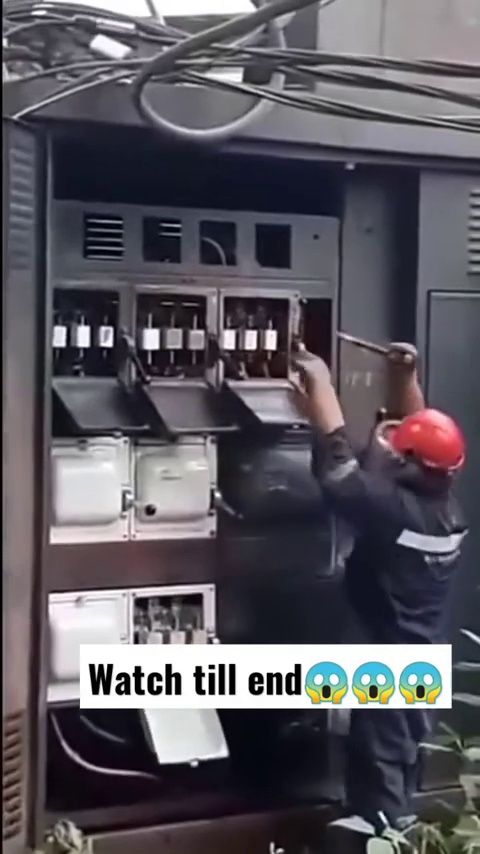
#> input picture shortcircuit-frames/frame0-00-00.41.jpg, 480 x 854 px, found by its file name; its folder holds only this picture in this run
$ python flc2.py
#> lines starting #> are read from the running program, lines starting #| are printed output that depends on the picture; after the words box and inside, x2 and y2 are one past the last pixel; in counts of white or black regions, pixels touching at a corner belong together; long printed decimals are rounded
### color_detection.py
import cv2
import numpy as np
from skimage import io
from skimage.color import rgb2lab, rgb2ycbcr

def get_img(img_path):
    rgb = io.imread(img_path)
    lab = rgb2lab(rgb)
    ycbcr = rgb2ycbcr(rgb)
    l, a, b = cv2.split(lab)
    r, g, b = cv2.split(rgb)
    y, cb, cr = cv2.split(ycbcr)

    l_mean, a_mean, b_mean = cv2.mean(lab)[:-1]


    lab_rule_1 = l >= l_mean
    lab_rule_2 = a >= a_mean
    lab_rule_3 = b >= b_mean
    lab_rule_4 = b >= a_mean
    lab_satisfied = lab_rule_1 & lab_rule_2 & lab_rule_3 & lab_rule_4

    ycbcr_rule_1 = (r >= g) & (g > b)
    ycbcr_rule_2 = (r > 190) & (g > 100) & (b < 140)
    ycbcr_rule_3 = y >= cb
    ycbcr_rule_4 = cr >= cb
    ycbcr_satisfied = (ycbcr_rule_1 & ycbcr_rule_2) | (ycbcr_rule_3 & ycbcr_rule_4)


    lab_convert = np.uint8(lab_satisfied) * 255
    ycbcr_convert = np.uint8(ycbcr_satisfied) * 255

    converted = lab_convert & ycbcr_convert
    satisfied = lab_satisfied & ycbcr_satisfied

    return converted, satisfied, r

    # pixel_count = (lab_satisfied & ycbcr_satisfied).sum()
    # color = ((lab_satisfied & ycbcr_satisfied)*r).sum()/pixel_count
    # frame_copy = np.repeat(converted[:, :, np.newaxis], 3, axis=2)


def get_area(img_path):
    _, satisfied, _ = get_img(img_path)
    total_area = satisfied.shape[0]*satisfied.shape[1]
    return 600*satisfied.sum()/total_area

def get_color(img_path):
    _, satisfied, r = get_img(img_path)
#> in get_img, rgb is the input picture: shape (854, 480, 3); mean R, G, B 90.2, 86.8, 94.3
#> in get_img, `l, a, b = cv2.split(lab)`:
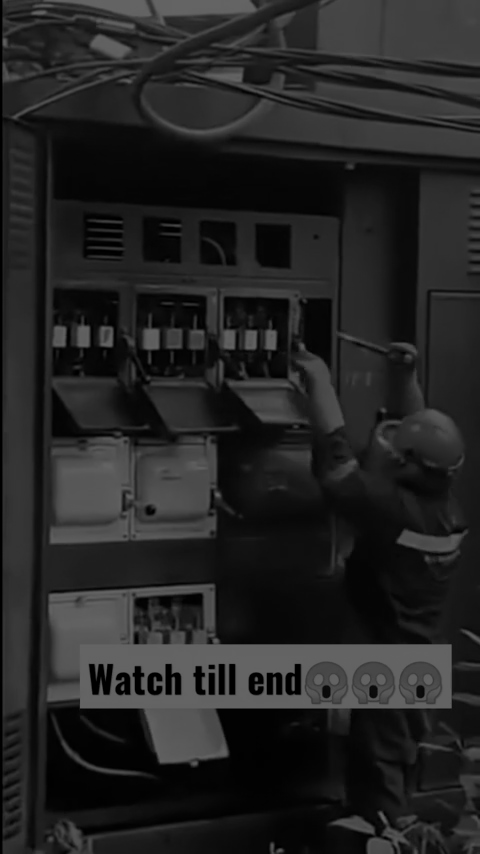
#> l: shape (854, 480) float64; min 0, max 100, mean 36
#> in get_img, `l, a, b = cv2.split(lab)`:
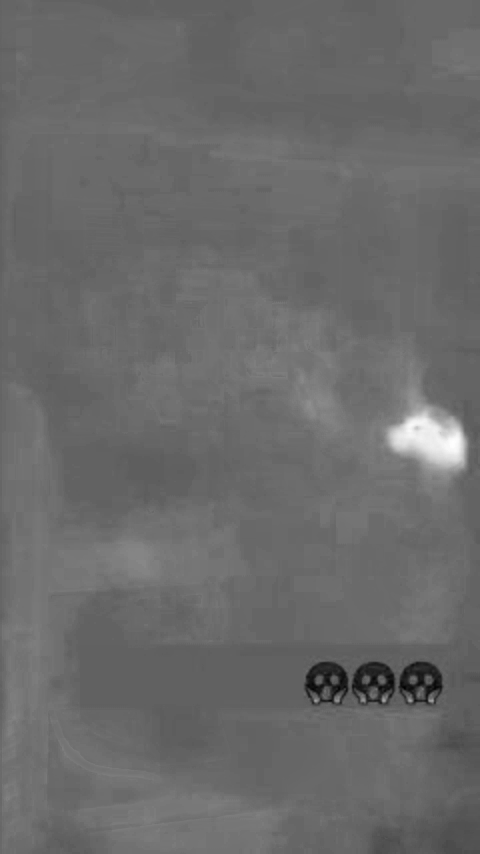
#> a: shape (854, 480) float64; min -37.49, max 60.16, mean 3.3; drawn with min black and max white
#> in get_img, `l, a, b = cv2.split(lab)`:
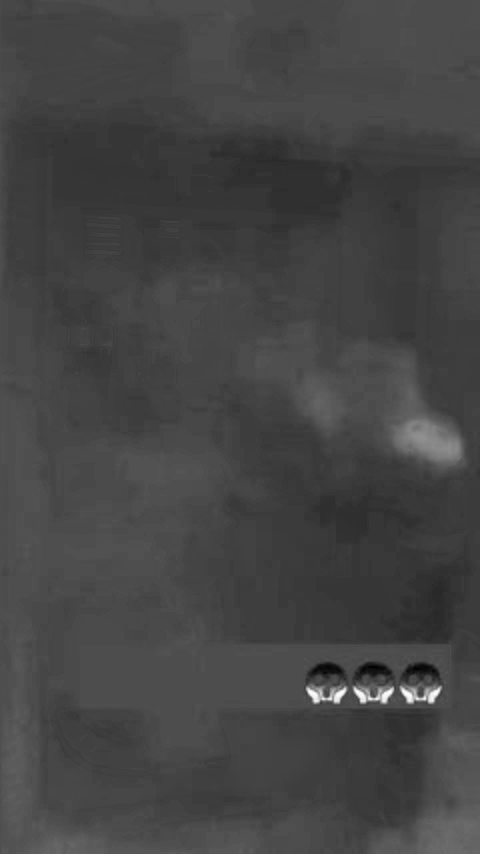
#> b: shape (854, 480) float64; min -35.8, max 82.39, mean -3.9; drawn with min black and max white
#> in get_img, `y, cb, cr = cv2.split(ycbcr)`:
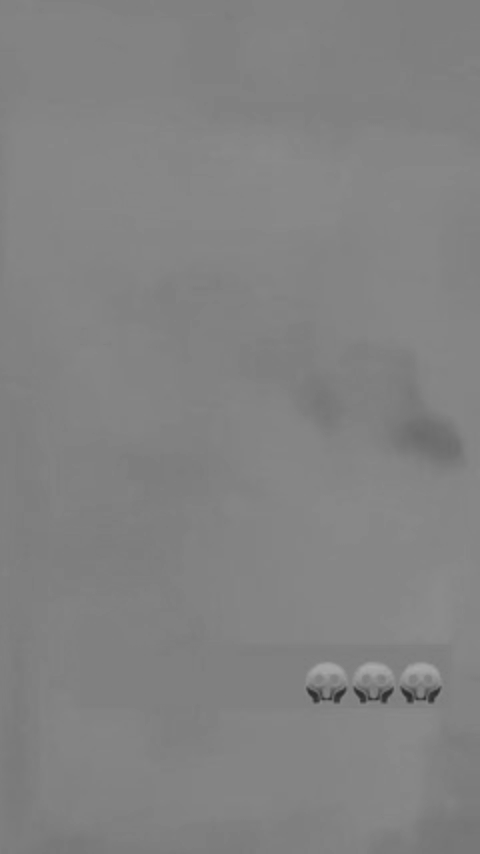
#> cb: shape (854, 480) float64; min 43.59, max 170.3, mean 130.8
#> in get_img, `l_mean, a_mean, b_mean = cv2.mean(lab)[:-1]`: l_mean = 36.02; a_mean = 3.32; b_mean = -3.94
#> in get_img, `lab_rule_1 = l >= l_mean`:
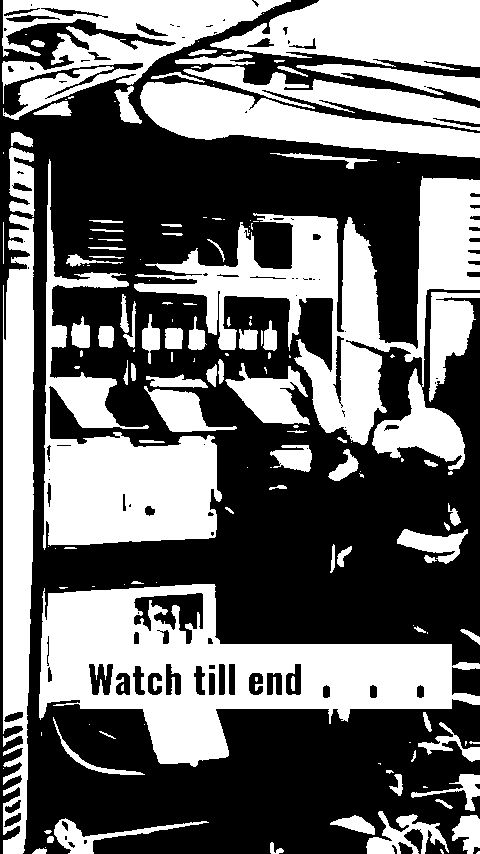
#> lab_rule_1: shape (854, 480) bool; 43.1% white; 155 white regions (66 under 20 px), largest, box (x1, y1, x2, y2) and area: (39, 584, 480, 767) 35382, (134, 176, 480, 470) 30480, (43, 159, 222, 550) 22253
#> in get_img, `lab_rule_4 = b >= a_mean`:
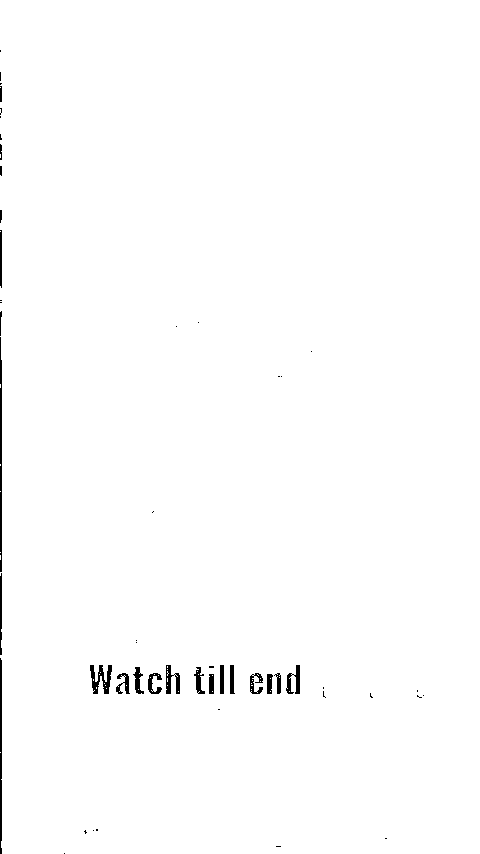
#> lab_rule_4: shape (854, 480) bool; 99.2% white; 52 black regions (31 under 20 px), largest, box (x1, y1, x2, y2) and area: (0, 337, 2, 572) 434, (0, 658, 2, 854) 381, (90, 665, 112, 694) 336
#> in get_img, `converted = lab_convert & ycbcr_convert`:
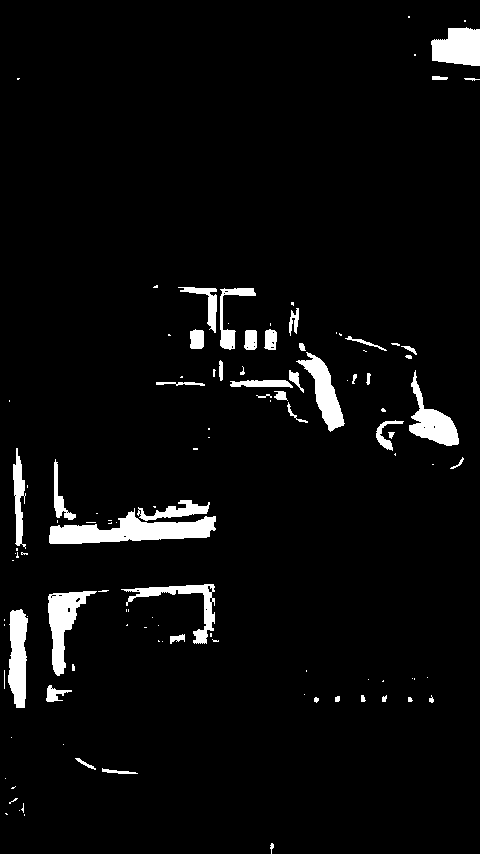
#> converted: shape (854, 480); 4.4% white; 115 white regions (69 under 20 px), largest, box (x1, y1, x2, y2) and area: (49, 508, 216, 544) 2968, (48, 591, 97, 676) 1653, (431, 27, 480, 66) 1521
    if satisfied.sum() == 0:
        return 0
    return 300*(satisfied*r).sum()/(256*satisfied.sum())

### flc2.py
"""
FLC: Predicting the Cause of Fire
Let 3 fuzzy inputs (max color slope(C), max area slope(A)) and one fuzzy
output cause of fire(CF) 0-explosion 300-shortcircuit be there.

X: Universe of discourse [0,300]
Partitions:
    NL: Open left MF (a = 30, b = 90)
    NS: Traingular(a = 30, b = 90, c = 150)
    ZE: Traingular(a = 90, b = 150, c = 210)
    PS: Traingular(a = 150, b = 210, c = 270)
    PL: Open right (a = 210, b = 270)

Rules(to be fine tuned)
R1: A is NL and C is NL then CF is NL
R2: A is NL and C is NS then CF is NL
R3: A is NL and C is ZE then CF is NS
R4: A is NL and C is PS then CF is NS
R5: A is NL and C is PL then CF is NS

R6: A is NS and C is NL then CF is NL
R7: A is NS and C is NS then CF is NL
R8: A is NS and C is ZE then CF is NS
R9: A is NS and C is PS then CF is NS
R10: A is NS and C is PL then CF is NS

R11: A is ZE and C is NL then CF is NL
R12: A is ZE and C is NS then CF is NS
R13: A is ZE and C is ZE then CF is NS
R14: A is ZE and C is PS then CF is ZE
R15: A is ZE and C is PL then CF is ZE

R16: A is PS and C is NL then CF is NS
R17: A is PS and C is NS then CF is ZE
R18: A is PS and C is ZE then CF is PS
R19: A is PS and C is PS then CF is PS
R20: A is PS and C is PL then CF is PL

R21: A is PL and C is NL then CF is PS
R22: A is PL and C is NS then CF is PL
R23: A is PL and C is ZE then CF is PL
R24: A is PL and C is PS then CF is PL
R25: A is PL and C is PL then CF is PL

"""
import matplotlib.pyplot as plt
import os
import color_detection as cd

#Functions for open left-Right fuzzyfication
def openLeft(x,alpha, beta):
    if x<alpha:
        return 1
    if alpha<x and x<=beta:
        return (beta - x)/(beta - alpha)
    else:
        return 0

def openRight(x,alpha, beta):
    if x<alpha:
        return 0
    if alpha<x and x<=beta:
        return (x-alpha)/(beta - alpha)
    else:
        return 1

# Function for traingular fuzzyfication
def triangular(x,a,b,c):
    return max(min((x-a)/(b-a), (c-x)/(c-b)),0)

# Rules implementation
def compare(CF1, CF2):
    CF = 0
    if CF1>CF2 and CF1 !=0 and CF2 !=0:
        CF = CF2
    else:
        CF = CF1

    if CF1 == 0 and CF2 !=0:
        CF = CF2

    if CF2 == 0 and CF1 !=0:
        CF = CF1

    return CF


#Fuzzy Partition
def partition(x):
    NL = 0; NS = 0; ZE = 0; PS = 0; PL = 0

    if x>=0 and x<90:
        NL = openLeft(x,30,90)
    if x>30 and x<150:
        NS = triangular(x,30,90,150)
    if x>90 and x<210:
        ZE = triangular(x,90,150,210)
    if x>150 and x<270:
        PS = triangular(x,150,210,270)
    if x>210 and x<=300:
        PL = openRight(x,210,270)

    return NL,NS,ZE,PS,PL

def rule(NLCL,NSCL,ZECL,PSCL,PLCL,NLAR,NSAR,ZEAR,PSAR,PLAR):
    PLCF1 = min(PLAR,PLCL)
    PLCF2 = min(PLAR,PSCL)
    PLCF3 = min(PLAR,ZECL)
    PLCF4 = min(PLAR,NSCL)
    PLCF5 = min(PSAR,PLCL)
    PLCF = compare(PLCF1, compare(PLCF2, compare(PLCF3, compare(PLCF4, PLCF5))))

    PSCF1 = min(PLAR,NLCL)
    PSCF2 = min(PSAR,PSCL)
    PSCF3 = min(PSAR,ZECL)
    PSCF = compare(PSCF1,compare(PSCF2, PSCF3))

    ZECF1 = min(PSAR,NSCL)
    ZECF2 = min(ZEAR,PLCL)
    ZECF3 = min(ZEAR,PSCL)
    ZECF = compare(ZECF1,compare(ZECF2,ZECF3))

    NSCF1 = min(PSAR,NLCL)
    NSCF2 = min(ZEAR,ZECL)
    NSCF3 = min(ZEAR,NSCL)
    NSCF4 = min(NSAR,PLCL)
    NSCF5 = min(NSAR,PSCL)
    NSCF6 = min(NSAR,ZECL)
    NSCF7 = min(NLAR,PLCL)
    NSCF8 = min(NLAR,PSCL)
    NSCF9 = min(NLAR,ZECL)
    NSCF = compare(NSCF1,compare(NSCF2, compare(NSCF3, compare(NSCF4, compare(NSCF5, compare(NSCF6, compare(NSCF7, compare(NSCF8, NSCF9))))))))

    NLCF1 = min(NLAR, NLCL)
    NLCF2 = min(NLAR,NSCL)
    NLCF3 = min(NSAR, NLCL)
    NLCF4 = min(NSAR,NSCL)
    NLCF5 = min(ZEAR,NLCL)
    NLCF = compare(NLCF1,compare(NLCF2, compare(NLCF3, compare(NLCF4,NLCF5))))


    return PLCF, PSCF, ZECF, NSCF, NLCF

# De-fuzzyfication
def areaTR(mu, a,b,c):
    x1 = mu*(b-a) + a
    x2 = c - mu*(c-b)
    d1 = (c-a); d2 = x2-x1
    a = (1/2)*mu*(d1 + d2)
    return a # Returning area

def areaOL(mu, alpha, beta):
    xOL = beta -mu*(beta - alpha)
    return 1/2*mu*(beta+ xOL), beta/2

# [4 lines left out: function areaOR, not called in this run]

def defuzzyfication(PLCF, PSCF, ZECF, NSCF, NLCF):

    areaPL = 0; areaZE = 0; areaPS = 0; areaNS = 0; areaNL = 0;
    cPL = 0; cZE = 0; cPS = 0; cNS = 0; cNL = 0;

    if PLCF != 0:
        areaPL, cPL = areaOR(PLCF, 210, 270)

    if PSCF != 0:
        areaPS = areaTR(PSCF, 150, 210, 270)
        cPS = 210

    if ZECF != 0:
        areaZE = areaTR(ZECF, 90, 150, 210)
        cZE = 150

    if NSCF != 0:
        areaNS = areaTR(NSCF, 30, 90, 150)
        cNS = 90

    if NLCF !=0:
        areaNL, cNL = areaOL(NLCF, 30, 90)

    numerator = areaPL*cPL + areaPS*cPS + areaZE*cZE + areaNS*cNS + areaNL*cNL
    denominator = areaPL + areaPS + areaZE + areaNS + areaNL
    if denominator == 0:
        return -1
    else:
        crispOutput = numerator/denominator
        return crispOutput


def get_scores(Color, Area):

    # Getting fuzzy values for all the inputs for all the fuzzy sets
    NLCL,NSCL,ZECL,PSCL,PLCL = partition(Color)
    NLAR,NSAR,ZEAR,PSAR,PLAR = partition(Area)
    # NLRA,NSRA,ZERA,PSRA,PLRA = partition(RateArea)


    # Display the fuzzy values for all fuzzy sets
    outPut = [[NLCL,NSCL,ZECL,PSCL,PLCL],
            [NLAR,NSAR,ZEAR,PSAR,PLAR]]

    # print("The fuzzy values of the crisp inputs")
    # print(["NL","NS","ZE","PS", "PL"])
    # print(np.round(outPut,2))

    PLCF, PSCF, ZECF, NSCF, NLCF = rule(NLCL,NSCL,ZECL,PSCL,PLCL,NLAR,NSAR,ZEAR,PSAR,PLAR)

    # [5 lines of commented-out code are left out]

    crispOutputFinal = defuzzyfication(PLCF, PSCF, ZECF, NSCF, NLCF)
    # print(Color, Area, crispOutputFinal)
    print(crispOutputFinal)
    return crispOutputFinal

frames_path = 'D:\MTP\mtp-firecausedetection/shortcircuit-frames' #path to dir where frames are present
max_color_slope = 0
max_area_slope = 0
prev_color = 0
prev_area = 0

for fname in os.listdir(frames_path):
    img_path = os.path.join(frames_path, fname)
    # scores.append(get_scores(img_path))
    # print('__________',img_path, scores[-1])
    Color = cd.get_color(img_path)
#> Color = 220.4
    Area = cd.get_area(img_path)
#> Area = 26.38
    max_color_slope = max(abs(Color-prev_color), max_color_slope)
#> max_color_slope = 220.4
    max_area_slope = max(abs(Area-prev_area), max_area_slope)
#> max_area_slope = 26.38
    prev_area = Area
#> prev_area = 26.38
    prev_color = Color
#> prev_color = 220.4

print(max_color_slope, max_area_slope)
#| 220.351 26.377
get_scores(min(300,max_color_slope), min(300,max_area_slope))
#> in partition, `PS = triangular(x,150,210,270)`: PS = 0.827
#> in partition, `PL = openRight(x,210,270)`: PL = 0.173
#> in get_scores, `NLCL,NSCL,ZECL,PSCL,PLCL = partition(Color)`: NLCL = 0; PSCL = 0.827; PLCL = 0.173
#> in get_scores, `NLAR,NSAR,ZEAR,PSAR,PLAR = partition(Area)`: NLAR = 1; NSAR = 0
#> in get_scores, `outPut = [[NLCL,NSCL,ZECL,PSCL,PLCL], [NLAR,NSAR,ZEAR,PSAR,PLAR]]`: outPut = [[0, 0, 0, 0.827, 0.173], [1, 0, 0, 0, 0]]
#> in rule, `PLCF1 = min(PLAR,PLCL)`: PLCF1 = 0
#> in rule, `NSCF7 = min(NLAR,PLCL)`: NSCF7 = 0.173
#> in rule, `NSCF8 = min(NLAR,PSCL)`: NSCF8 = 0.827
#> in rule, `NSCF9 = min(NLAR,ZECL)`: NSCF9 = 0
#> in rule, `NSCF = compare(NSCF1,compare(NSCF2, compare(NSCF3, compare(NSCF4, comp..`: NSCF = 0.173
#> in rule, `NLCF1 = min(NLAR, NLCL)`: NLCF1 = 0
#> in get_scores, `PLCF, PSCF, ZECF, NSCF, NLCF = rule(NLCL,NSCL,ZECL,PSCL,PLCL,NLAR,NSAR..`: NSCF = 0.173; NLCF = 0
#> in areaTR, `x1 = mu*(b-a) + a`: x1 = 40.35
#> in areaTR, `x2 = c - mu*(c-b)`: x2 = 139.6
#> in areaTR, `d2 = x2 - x1`: d2 = 99.3
#> in areaTR, `a = (1/2)*mu*(d1 + d2)`: a = 18.92
#> in defuzzyfication, `numerator = areaPL*cPL + areaPS*cPS + areaZE*cZE + areaNS*cNS + areaNL..`: numerator = 1702.5
#> in defuzzyfication, `denominator = areaPL + areaPS + areaZE + areaNS + areaNL`: denominator = 18.92
#> in defuzzyfication, `crispOutput = numerator/denominator`: crispOutput = 90
#| 90.0

$ run again, on shortcircuit-frames/frame0-00-02.03.jpg
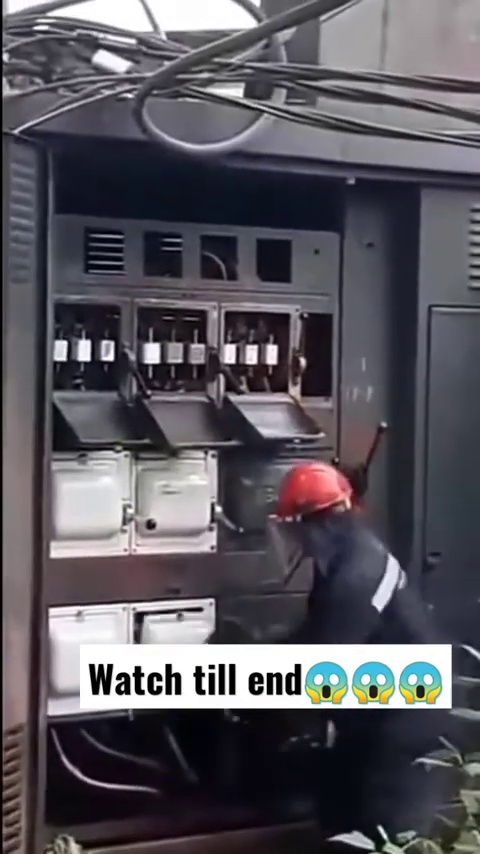
#> input picture shortcircuit-frames/frame0-00-02.03.jpg, 480 x 854 px, found by its file name
#> in get_img, rgb is the input picture: shape (854, 480, 3); mean R, G, B 88.1, 85.2, 92.3
#> lab: shape (854, 480, 3) float64; mean of channels 0, 1, 2 35.3, 2.9, -3.8
#> ycbcr: shape (854, 480, 3) float64; mean of channels 0, 1, 2 90.6, 130.7, 128.7
#> l_mean = 35.29; a_mean = 2.93; b_mean = -3.75
#> in get_img, `lab_rule_1 = l >= l_mean`:
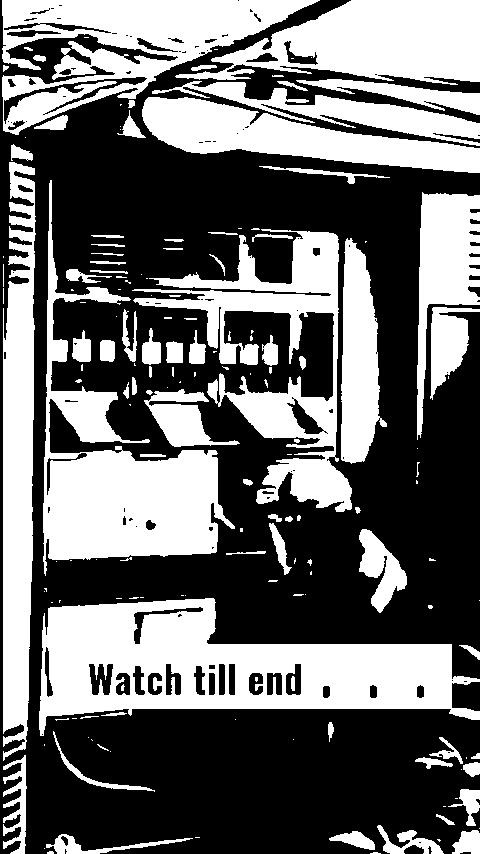
#> lab_rule_1: shape (854, 480) bool; 42% white; 165 white regions (85 under 20 px), largest, box (x1, y1, x2, y2) and area: (39, 598, 480, 736) 30694, (43, 180, 235, 576) 22433, (2, 0, 320, 135) 17955
#> lab_rule_2: shape (854, 480) bool; 42.3% white; 238 white regions (155 under 20 px), largest, box (x1, y1, x2, y2) and area: (0, 240, 480, 854) 123326, (8, 58, 480, 248) 33526, (408, 31, 480, 102) 3464
#> lab_rule_3: shape (854, 480) bool; every value is 1
#> lab_rule_4: shape (854, 480) bool; 99.2% white; 73 black regions (50 under 20 px), largest, box (x1, y1, x2, y2) and area: (0, 368, 2, 611) 447, (0, 682, 2, 854) 329, (90, 665, 112, 694) 312
#> lab_satisfied: shape (854, 480) bool; 14.7% white; 313 white regions (198 under 20 px), largest, box (x1, y1, x2, y2) and area: (3, 415, 33, 761) 8458, (142, 98, 480, 173) 6881, (230, 372, 352, 512) 6608
#> ycbcr_rule_1: shape (854, 480) bool; 3.2% white; 150 white regions (102 under 20 px), largest, box (x1, y1, x2, y2) and area: (0, 698, 142, 854) 4897, (122, 433, 208, 518) 2470, (78, 516, 136, 544) 748
#> ycbcr_rule_2: shape (854, 480) bool; 0.25% white; 18 white regions (5 under 20 px), largest, box (x1, y1, x2, y2) and area: (312, 469, 340, 501) 195, (338, 474, 351, 495) 110, (428, 688, 440, 703) 93
#> ycbcr_rule_3: shape (854, 480) bool; 21.6% white; 193 white regions (105 under 20 px), largest, box (x1, y1, x2, y2) and area: (47, 599, 452, 716) 27151, (49, 451, 217, 559) 14781, (245, 0, 480, 81) 11671
#> ycbcr_rule_4: shape (854, 480) bool; 32.6% white; 176 white regions (139 under 20 px), largest, box (x1, y1, x2, y2) and area: (0, 352, 451, 854) 79490, (148, 270, 387, 608) 29914, (336, 0, 480, 114) 11773
#> ycbcr_satisfied: shape (854, 480) bool; 12.5% white; 198 white regions (136 under 20 px), largest, box (x1, y1, x2, y2) and area: (65, 629, 451, 714) 12266, (49, 451, 217, 559) 11311, (336, 0, 480, 81) 9124
#> in get_img, `converted = lab_convert & ycbcr_convert`:
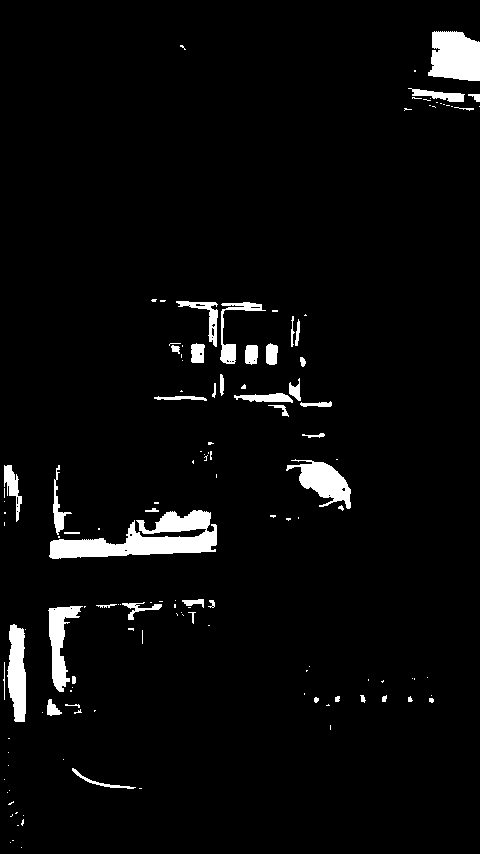
#> converted: shape (854, 480); 4% white; 137 white regions (91 under 20 px), largest, box (x1, y1, x2, y2) and area: (49, 510, 217, 559) 4024, (428, 31, 480, 81) 2158, (286, 459, 351, 509) 1513
#> Color = 219.1
#> Area = 23.77
#> max_color_slope = 219.1
#> max_area_slope = 23.77
#> prev_color = 219.1
#| 219.074 23.775
#> PS = 0.849
#> PL = 0.151
#> NLCL = 0; PSCL = 0.849; PLCL = 0.151
#> NLAR = 1; NSAR = 0
#> outPut = [[0, 0, 0, 0.849, 0.151], [1, 0, 0, 0, 0]]
#> PLCF1 = 0
#> NSCF7 = 0.151
#> NSCF8 = 0.849
#> NSCF9 = 0
#> in rule, `NSCF = compare(NSCF1,compare(NSCF2, compare(NSCF3, compare(NSCF4, comp..`: NSCF = 0.151
#> NLCF1 = 0
#> in get_scores, `PLCF, PSCF, ZECF, NSCF, NLCF = rule(NLCL,NSCL,ZECL,PSCL,PLCL,NLAR,NSAR..`: NSCF = 0.151; NLCF = 0
#> x1 = 39.07
#> x2 = 140.9
#> d2 = 101.9
#> in areaTR, `a = (1/2)*mu*(d1 + d2)`: a = 16.78
#> numerator = 1509.9
#> denominator = 16.78
#> crispOutput = 90
#| 90.0
